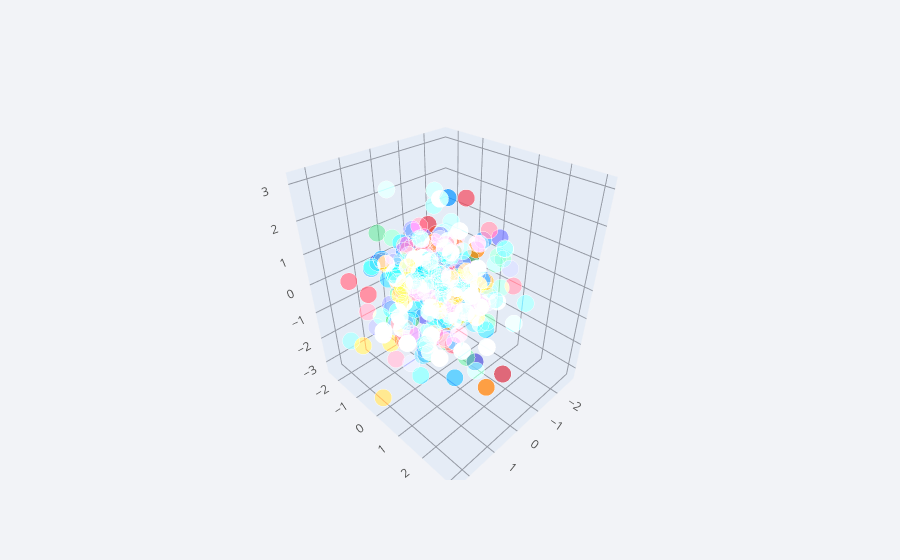

The code cell stored with this chart in its notebook:
### Code cell
df.iplot(x = 'a', y = 'b', z = 'c', kind = 'scatter3d')

### Figure 1 — Plotly figure (JSON) as saved in the notebook; plotly's stock layout.template omitted (floating-point values rounded to 4 significant figures; data arrays with more than 128 entries replaced by an {"elided": "..."} marker saying what was removed)
{"data": [{"marker": {"color": {"elided": "300 str values"}, "opacity": 0.8, "size": {"elided": "300 int values"}, "symbol": "circle"}, "mode": "markers", "text": {"elided": "300 str values"}, "type": "scatter3d", "x": {"elided": "300 float values"}, "y": {"elided": "300 float values"}, "z": {"elided": "300 float values"}}], "layout": {"legend": {"bgcolor": "#F2F3F7", "font": {"color": "#505050"}}, "paper_bgcolor": "#F2F3F7", "plot_bgcolor": "#F2F3F7", "scene": {"xaxis": {"gridcolor": "#9499A3", "showgrid": true, "tickfont": {"color": "#505050"}, "title": {"font": {"color": "#505050"}, "text": ""}, "zerolinecolor": "#9499A3"}, "yaxis": {"gridcolor": "#9499A3", "showgrid": true, "tickfont": {"color": "#505050"}, "title": {"font": {"color": "#505050"}, "text": ""}, "zerolinecolor": "#9499A3"}, "zaxis": {"gridcolor": "#9499A3", "showgrid": true, "tickfont": {"color": "#505050"}, "title": {"font": {"color": "#505050"}, "text": ""}, "zerolinecolor": "#9499A3"}}, "title": {"font": {"color": "#484848"}}}}
